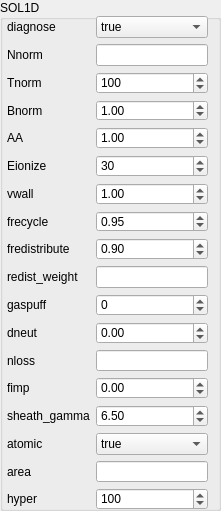
       <widget class="QGroupBox" name="groupBox_3">
        <property name="geometry">
         <rect>
          <x>319</x>
          <y>20</y>
          <width>221</width>
          <height>511</height>
         </rect>
        </property>
        <property name="title">
         <string>SOL1D</string>
        </property>
        <widget class="QWidget" name="formLayoutWidget_5">
         <property name="geometry">
          <rect>
           <x>7</x>
           <y>16</y>
           <width>201</width>
           <height>494</height>
          </rect>
         </property>
         <layout class="QFormLayout" name="formLayout_6">
          <item row="0" column="0">
           <widget class="QLabel" name="label_28">
            <property name="text">
             <string>diagnose</string>
            </property>
           </widget>
          </item>
          <item row="0" column="1">
           <widget class="QComboBox" name="diagnoseCombo">
            <property name="toolTip">
             <string>Output additional diagnostics</string>
            </property>
            <item>
             <property name="text">
              <string>true</string>
             </property>
            </item>
            <item>
             <property name="text">
              <string>false</string>
             </property>
            </item>
           </widget>
          </item>
          <item row="1" column="0">
           <widget class="QLabel" name="label_29">
            <property name="text">
             <string>Nnorm</string>
            </property>
           </widget>
          </item>
          <item row="3" column="0">
           <widget class="QLabel" name="label_30">
            <property name="text">
             <string>Bnorm</string>
            </property>
           </widget>
          </item>
          <item row="2" column="0">
           <widget class="QLabel" name="label_31">
            <property name="text">
             <string>Tnorm</string>
            </property>
           </widget>
          </item>
          <item row="4" column="0">
           <widget class="QLabel" name="label_32">
            <property name="text">
             <string>AA</string>
            </property>
           </widget>
          </item>
          <item row="2" column="1">
           <widget class="QSpinBox" name="TnormSpin">
            <property name="toolTip">
             <string>Reference temperature [eV]</string>
            </property>
            <property name="minimum">
             <number>-10000</number>
            </property>
            <property name="maximum">
             <number>100000</number>
            </property>
            <property name="value">
             <number>100</number>
            </property>
           </widget>
          </item>
          <item row="5" column="0">
           <widget class="QLabel" name="label_33">
            <property name="text">
             <string>Eionize</string>
            </property>
           </widget>
          </item>
          <item row="6" column="0">
           <widget class="QLabel" name="label_34">
            <property name="text">
             <string>vwall</string>
            </property>
           </widget>
          </item>
          <item row="7" column="0">
           <widget class="QLabel" name="label_35">
            <property name="text">
             <string>frecycle</string>
            </property>
           </widget>
          </item>
          <item row="8" column="0">
           <widget class="QLabel" name="label_36">
            <property name="text">
             <string>fredistribute</string>
            </property>
           </widget>
          </item>
          <item row="5" column="1">
           <widget class="QSpinBox" name="EionizeSpin">
            <property name="toolTip">
             <string>Energy lost per ionisation [eV]</string>
            </property>
            <property name="minimum">
             <number>-10000</number>
            </property>
            <property name="maximum">
             <number>10000</number>
            </property>
            <property name="value">
             <number>30</number>
            </property>
           </widget>
          </item>
          <item row="9" column="0">
           <widget class="QLabel" name="label_37">
            <property name="text">
             <string>redist_weight</string>
            </property>
           </widget>
          </item>
          <item row="10" column="0">
           <widget class="QLabel" name="label_38">
            <property name="text">
             <string>gaspuff</string>
            </property>
           </widget>
          </item>
          <item row="11" column="0">
           <widget class="QLabel" name="label_39">
            <property name="text">
             <string>dneut</string>
            </property>
           </widget>
          </item>
          <item row="12" column="0">
           <widget class="QLabel" name="label_40">
            <property name="text">
             <string>nloss</string>
            </property>
           </widget>
          </item>
          <item row="13" column="0">
           <widget class="QLabel" name="label_41">
            <property name="text">
             <string>fimp</string>
            </property>
           </widget>
          </item>
          <item row="15" column="0">
           <widget class="QLabel" name="label_42">
            <property name="text">
             <string>sheath_gamma</string>
            </property>
           </widget>
          </item>
          <item row="16" column="0">
           <widget class="QLabel" name="label_43">
            <property name="text">
             <string>atomic</string>
            </property>
           </widget>
          </item>
          <item row="16" column="1">
           <widget class="QComboBox" name="atomicCombo">
            <property name="toolTip">
             <string> Include atomic processes (CX/iz/rc)</string>
            </property>
            <item>
             <property name="text">
              <string>true</string>
             </property>
            </item>
            <item>
             <property name="text">
              <string>false</string>
             </property>
            </item>
           </widget>
          </item>
          <item row="17" column="0">
           <widget class="QLabel" name="label_44">
            <property name="text">
             <string>area</string>
            </property>
           </widget>
          </item>
          <item row="18" column="0">
           <widget class="QLabel" name="label_45">
            <property name="text">
             <string>hyper</string>
            </property>
           </widget>
          </item>
          <item row="10" column="1">
           <widget class="QSpinBox" name="gaspuffSpin">
            <property name="toolTip">
             <string>In normalised units </string>
            </property>
            <property name="minimum">
             <number>-100</number>
            </property>
           </widget>
          </item>
          <item row="9" column="1">
           <widget class="QLineEdit" name="redist_weightLine">
            <property name="toolTip">
             <string>Weighting for redistribution</string>
            </property>
           </widget>
          </item>
          <item row="18" column="1">
           <widget class="QSpinBox" name="hyperSpin">
            <property name="toolTip">
             <string>Numerical diffusion parameter</string>
            </property>
            <property name="statusTip">
             <string/>
            </property>
            <property name="minimum">
             <number>-10000</number>
            </property>
            <property name="maximum">
             <number>10000</number>
            </property>
            <property name="value">
             <number>100</number>
            </property>
           </widget>
          </item>
          <item row="17" column="1">
           <widget class="QLineEdit" name="areaLine">
            <property name="statusTip">
             <string/>
            </property>
           </widget>
          </item>
          <item row="3" column="1">
           <widget class="QDoubleSpinBox" name="BnormdoubleSpin">
            <property name="toolTip">
             <string>Reference magnetic field [T]</string>
            </property>
            <property name="minimum">
             <double>-10.000000000000000</double>
            </property>
            <property name="singleStep">
             <double>0.100000000000000</double>
            </property>
            <property name="value">
             <double>1.000000000000000</double>
            </property>
           </widget>
          </item>
          <item row="4" column="1">
           <widget class="QDoubleSpinBox" name="AAdoubleSpin">
            <property name="toolTip">
             <string>Ion atomic number</string>
            </property>
            <property name="minimum">
             <double>-10.000000000000000</double>
            </property>
            <property name="singleStep">
             <double>0.100000000000000</double>
            </property>
            <property name="value">
             <double>1.000000000000000</double>
            </property>
           </widget>
          </item>
          <item row="6" column="1">
           <widget class="QDoubleSpinBox" name="vwallSpin">
            <property name="toolTip">
             <string>Velocity of neutrals at the wall, as fraction of Franck-Condon energy</string>
            </property>
            <property name="minimum">
             <double>-10.000000000000000</double>
            </property>
            <property name="singleStep">
             <double>0.100000000000000</double>
            </property>
            <property name="value">
             <double>1.000000000000000</double>
            </property>
           </widget>
          </item>
          <item row="7" column="1">
           <widget class="QDoubleSpinBox" name="frecycleSpin">
            <property name="toolTip">
             <string>Recycling fraction</string>
            </property>
            <property name="minimum">
             <double>-10.000000000000000</double>
            </property>
            <property name="singleStep">
             <double>0.010000000000000</double>
            </property>
            <property name="value">
             <double>0.950000000000000</double>
            </property>
           </widget>
          </item>
          <item row="8" column="1">
           <widget class="QDoubleSpinBox" name="fredistributeSpin">
            <property name="toolTip">
             <string>Fraction of recycled</string>
            </property>
            <property name="minimum">
             <double>-10.000000000000000</double>
            </property>
            <property name="singleStep">
             <double>0.100000000000000</double>
            </property>
            <property name="value">
             <double>0.900000000000000</double>
            </property>
           </widget>
          </item>
          <item row="11" column="1">
           <widget class="QDoubleSpinBox" name="dneutSpin">
            <property name="toolTip">
             <string>Scale neutral gas diffusion rate</string>
            </property>
            <property name="minimum">
             <double>-10.000000000000000</double>
            </property>
            <property name="singleStep">
             <double>0.100000000000000</double>
            </property>
            <property name="value">
             <double>0.000000000000000</double>
            </property>
           </widget>
          </item>
          <item row="13" column="1">
           <widget class="QDoubleSpinBox" name="fimpSpin">
            <property name="toolTip">
             <string>Impurity fraction</string>
            </property>
            <property name="minimum">
             <double>-10.000000000000000</double>
            </property>
            <property name="singleStep">
             <double>0.100000000000000</double>
            </property>
            <property name="value">
             <double>0.000000000000000</double>
            </property>
           </widget>
          </item>
          <item row="15" column="1">
           <widget class="QDoubleSpinBox" name="sheath_gammaSpin">
            <property name="toolTip">
             <string>Sheath heat transmission</string>
            </property>
            <property name="minimum">
             <double>-10.000000000000000</double>
            </property>
            <property name="singleStep">
             <double>0.100000000000000</double>
            </property>
            <property name="value">
             <double>6.500000000000000</double>
            </property>
           </widget>
          </item>
          <item row="1" column="1">
           <layout class="QHBoxLayout" name="horizontalLayout_5">
            <item>
             <widget class="QLineEdit" name="NnormLine">
              <property name="toolTip">
               <string>Reference density [m^-3]</string>
              </property>
             </widget>
            </item>
           </layout>
          </item>
          <item row="12" column="1">
           <widget class="QLineEdit" name="nlossLine">
            <property name="toolTip">
             <string>Neutral gas loss rate [1/s]</string>
            </property>
           </widget>
          </item>
         </layout>
        </widget>
       </widget>
